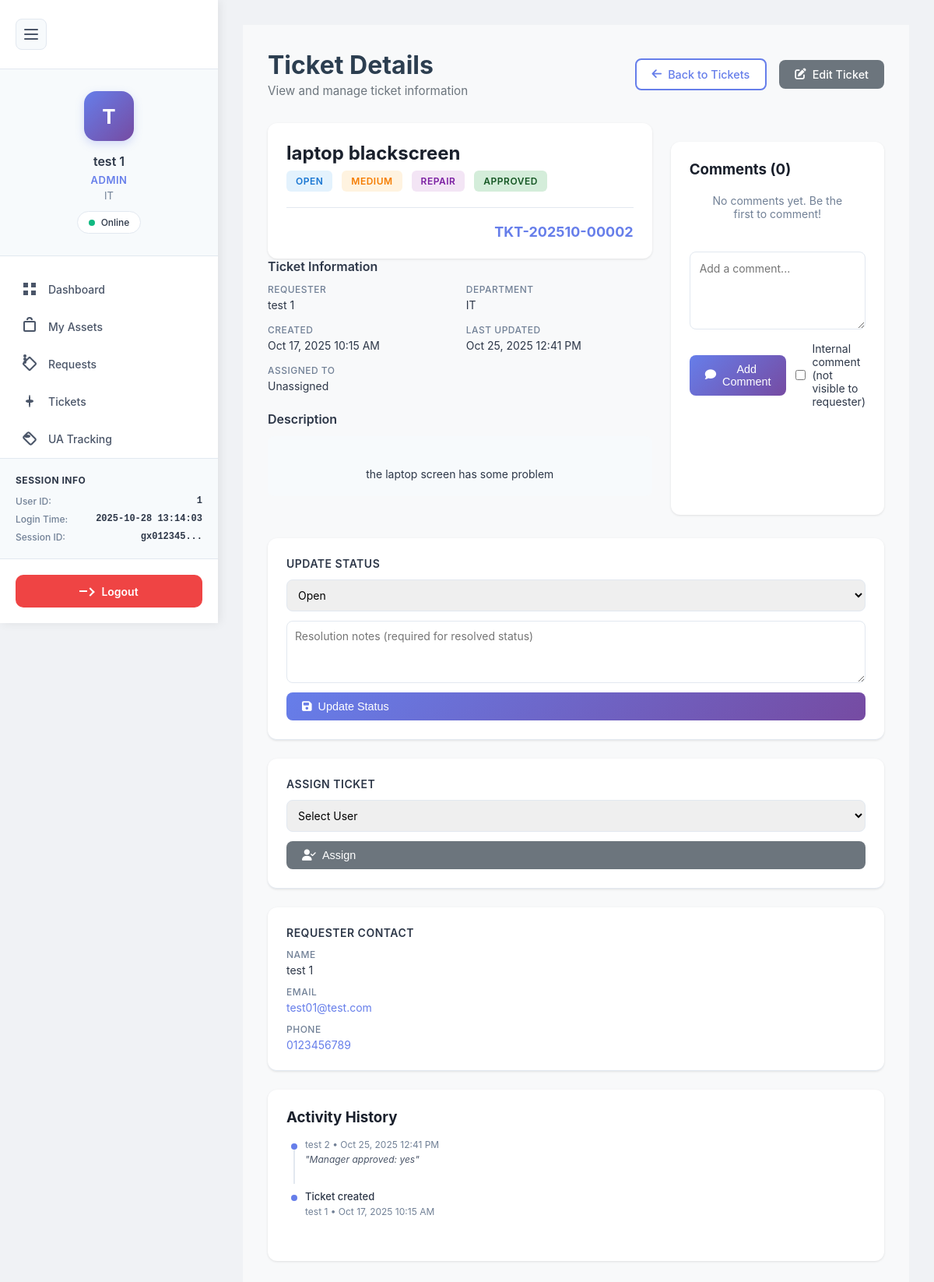
Screenshot of /public/ticketDetails.php?id=2 (signed in) with the database file from the repository.
### tables this page shows
CREATE TABLE `tickets` (
  `ticket_id` int(11) NOT NULL,
  `ticket_number` varchar(50) NOT NULL,
  `ticket_type` enum('repair','maintenance','request_item','request_replacement','inquiry','other') NOT NULL,
  `subject` varchar(255) NOT NULL,
  `description` text NOT NULL,
  `priority` enum('low','medium','high','urgent') DEFAULT 'medium',
  `status` enum('open','in_progress','pending','resolved','closed','cancelled') DEFAULT 'open',
  `approval_status` enum('pending','approved','rejected') DEFAULT 'pending',
  `approved_by` int(11) DEFAULT NULL,
  `approved_at` datetime DEFAULT NULL,
  `manager_notes` text DEFAULT NULL,
  `requester_id` int(11) NOT NULL,
  `requester_department` varchar(100) DEFAULT NULL,
  `asset_id` int(11) DEFAULT NULL,
  `assigned_to` int(11) DEFAULT NULL,
  `assigned_at` timestamp NULL DEFAULT NULL,
  `resolution` text DEFAULT NULL,
  `resolved_by` int(11) DEFAULT NULL,
  `resolved_at` timestamp NULL DEFAULT NULL,
  `closed_by` int(11) DEFAULT NULL,
  `closed_at` timestamp NULL DEFAULT NULL,
  `created_at` timestamp NOT NULL DEFAULT current_timestamp(),
  `updated_at` timestamp NOT NULL DEFAULT current_timestamp() ON UPDATE current_timestamp(),
  `due_date` timestamp NULL DEFAULT NULL
);

CREATE TABLE `users` (
  `user_id` int(11) NOT NULL,
  `first_name` varchar(100) DEFAULT NULL,
  `last_name` varchar(100) DEFAULT NULL,
  `email` varchar(255) NOT NULL,
  `username` varchar(100) NOT NULL,
  `password_hash` varchar(255) DEFAULT NULL,
  `temp_password` varchar(255) DEFAULT NULL,
  `phone` varchar(20) DEFAULT NULL,
  `department` varchar(100) DEFAULT NULL,
  `role` enum('admin','manager','employee') DEFAULT NULL,
  `employee_id` varchar(50) DEFAULT NULL,
  `is_active` tinyint(1) DEFAULT 1,
  `is_verified` tinyint(1) DEFAULT 0,
  `force_password_reset` tinyint(1) DEFAULT 0,
  `created_at` timestamp NOT NULL DEFAULT current_timestamp(),
  `updated_at` timestamp NOT NULL DEFAULT current_timestamp() ON UPDATE current_timestamp(),
  `last_login` timestamp NULL DEFAULT NULL,
  `verified_at` timestamp NULL DEFAULT NULL,
  `verified_by` int(11) DEFAULT NULL,
  `rejected_at` timestamp NULL DEFAULT NULL,
  `rejected_by` int(11) DEFAULT NULL,
  `rejection_reason` text DEFAULT NULL,
  `last_ip` varchar(45) DEFAULT NULL,
  `last_device_sn` varchar(255) DEFAULT NULL,
  `last_login_at` datetime DEFAULT NULL,
  `password_reset_token` varchar(64) DEFAULT NULL,
  `password_reset_expiry` datetime DEFAULT NULL,
  `must_change_password` tinyint(1) DEFAULT 0,
  `password_changed_at` datetime DEFAULT NULL,
  `created_by` int(11) DEFAULT NULL
);

CREATE TABLE `ticket_history` (
  `history_id` int(11) NOT NULL,
  `ticket_id` int(11) NOT NULL,
  `action_type` enum('created','status_changed','assigned','reassigned','priority_changed','commented','resolved','closed','reopened','updated') NOT NULL,
  `old_value` text DEFAULT NULL,
  `new_value` text DEFAULT NULL,
  `performed_by` int(11) NOT NULL,
  `notes` text DEFAULT NULL,
  `created_at` timestamp NOT NULL DEFAULT current_timestamp()
);

### public/ticketDetails.php (the view, shortened to what the rows shown need)
<?php
require_once '../auth/config/database.php';
$user_role = $_SESSION['role'] ?? 'employee';
$ticket_id = $_GET['id'] ?? 0;
$ticket_query = "
    SELECT
        t.*,
        CONCAT(requester.first_name, ' ', requester.last_name) as requester_name,
        requester.email as requester_email,
        requester.phone as requester_phone,
        CONCAT(assigned.first_name, ' ', assigned.last_name) as assigned_to_name,
        CONCAT(resolver.first_name, ' ', resolver.last_name) as resolved_by_name,
        a.asset_name,
        a.asset_code,
        a.category as asset_category,
        a.brand as asset_brand,
        a.model as asset_model
    FROM tickets t
    JOIN users requester ON t.requester_id = requester.user_id
    LEFT JOIN users assigned ON t.assigned_to = assigned.user_id
    LEFT JOIN users resolver ON t.resolved_by = resolver.user_id
    LEFT JOIN assets a ON t.asset_id = a.id
    WHERE t.ticket_id = ?
";
$stmt = $pdo->prepare($ticket_query);
$stmt->execute([$ticket_id]);
$ticket = $stmt->fetch(PDO::FETCH_ASSOC);
$history_query = "
    SELECT
        th.*,
        CONCAT(u.first_name, ' ', u.last_name) as performed_by_name
    FROM ticket_history th
    JOIN users u ON th.performed_by = u.user_id
    WHERE th.ticket_id = ?
    ORDER BY th.created_at DESC
";
$history_stmt = $pdo->prepare($history_query);
$history_stmt->execute([$ticket_id]);
$history = $history_stmt->fetchAll(PDO::FETCH_ASSOC);
?>
<!DOCTYPE html>
<html lang="en">
<head>
    <link rel="stylesheet" href="../auth/inc/navigation.css">
    <link rel="stylesheet" href="https://cdnjs.cloudflare.com/ajax/libs/font-awesome/6.4.0/css/all.min.css">
</head>
<body>
    <main class="main-content">
        <div class="dashboard-content">
            <header class="page-header">
                <div class="header-left">
                    <h1>Ticket Details</h1>
                </div>
            </header>
            <div class="ticket-detail-container">
                <div>
                    <div class="detail-card">
                        <div class="detail-header">
                            <div class="detail-title">
                                <h2><?php echo htmlspecialchars($ticket['subject']); ?></h2>
                                <div class="detail-meta">
                                    <span class="badge badge-status badge-<?php echo $ticket['status']; ?>">
                                        <?php echo ucfirst(str_replace('_', ' ', $ticket['status'])); ?>
                                    </span>
                                    <span class="badge badge-priority badge-<?php echo $ticket['priority']; ?>">
                                        <?php echo ucfirst($ticket['priority']); ?>
                                    </span>
                                    <span class="badge badge-type">
                                        <?php echo ucfirst(str_replace('_', ' ', $ticket['ticket_type'])); ?>
                                    </span>
                                    <?php if ($user_role !== 'employee'): ?>
                                        <span class="badge badge-<?php echo $ticket['approval_status']; ?>">
                                            <?php echo ucfirst($ticket['approval_status']); ?>
                                        </span>
                                    <?php endif; ?>
                                </div>
                            </div>
                        </div>
                        <div style="text-align: right;">
                            <strong style="font-size: 18px; color: #667eea;">
                                <?php echo htmlspecialchars($ticket['ticket_number']); ?>
                            </strong>
                        </div>
                    </div>
                    <div class="info-section">
                        <div class="info-grid">
                            <div class="info-item">
                                <span class="info-label">Department</span>
                                <span class="info-value"><?php echo htmlspecialchars($ticket['requester_department']); ?></span>
                            </div>
                            <div class="info-item">
                                <span class="info-label">Created</span>
                                <span class="info-value"><?php echo date('M d, Y h:i A', strtotime($ticket['created_at'])); ?></span>
                            </div>
                            <div class="info-item">
                                <span class="info-label">Last Updated</span>
                                <span class="info-value"><?php echo date('M d, Y h:i A', strtotime($ticket['updated_at'])); ?></span>
                            </div>
                        </div>
                    </div>
                    <div class="info-section">
                        <h3>Description</h3>
                        <div class="description-box">
                            <?php echo nl2br(htmlspecialchars($ticket['description'])); ?>
                        </div>
                    </div>
                </div>
            </div>
            <div>
                <?php if ($user_role !== 'employee'): ?>
                    <div class="detail-card sidebar-section">
                        <h3>Update Status</h3>
                        <form method="POST" action="" class="action-form">
                            <select name="status" required>
                                <option value="open" <?php echo $ticket['status'] === 'open' ? 'selected' : ''; ?>>Open</option>
                            </select>
                            <textarea name="resolution" placeholder="Resolution notes (required for resolved status)"></textarea>
                            <button type="submit" class="btn btn-primary" style="width: 100%;">
                                <i class="fas fa-save"></i> Update Status
                            </button>
                        </form>
                    </div>
                    <div class="detail-card sidebar-section">
                        <h3>Assign Ticket</h3>
                        <form method="POST" action="" class="action-form">
                            <select name="assigned_to" required>
                                <option value="">Select User</option>
                            </select>
                            <button type="submit" class="btn btn-secondary" style="width: 100%;">
                                <i class="fas fa-user-check"></i> Assign
                            </button>
                        </form>
                    </div>
                <?php endif; ?>
                <div class="detail-card sidebar-section">
                    <div style="display: flex; flex-direction: column; gap: 12px;">
                        <div class="info-item">
                            <span class="info-value">
                                <a href="mailto:<?php echo htmlspecialchars($ticket['requester_email']); ?>"
                                    style="color: #667eea; text-decoration: none;">
                                    <?php echo htmlspecialchars($ticket['requester_email']); ?>
                                </a>
                            </span>
                        </div>
                        <?php if ($ticket['requester_phone']): ?>
                            <div class="info-item">
                                <span class="info-label">Phone</span>
                                <span class="info-value">
                                    <a href="tel:<?php echo htmlspecialchars($ticket['requester_phone']); ?>"
                                        style="color: #667eea; text-decoration: none;">
                                        <?php echo htmlspecialchars($ticket['requester_phone']); ?>
                                    </a>
                                </span>
                            </div>
                        <?php endif; ?>
                    </div>
                </div>
                <div class="detail-card">
                    <?php if (empty($history)): ?>
                        <p style="color: #718096; font-size: 14px; text-align: center;">
                            No activity recorded yet.
                        </p>
                    <?php else: ?>
                        <div class="history-timeline">
                            <?php foreach ($history as $item): ?>
                                <div class="history-item">
                                    <div class="history-action">
                                        <?php
                                        $action_text = '';
                                        switch ($item['action_type']) {
                                            case 'created':
                                                $action_text = 'Ticket created';
                                                break;
                                            default:
                                                $action_text = ucfirst($item['action_type']);
                                        }
                                        echo $action_text;
                                        ?>
                                    </div>
                                    <div class="history-user">
                                        <?php echo htmlspecialchars($item['performed_by_name']); ?> •
                                        <?php echo date('M d, Y h:i A', strtotime($item['created_at'])); ?>
                                    </div>
                                    <?php if (!empty($item['notes'])): ?>
                                        <div style="font-size: 12px; color: #4a5568; margin-top: 4px; font-style: italic;">
                                            "<?php echo htmlspecialchars(substr($item['notes'], 0, 50)) . (strlen($item['notes']) > 50 ? '...' : ''); ?>"
                                        </div>
                                    <?php endif; ?>
                                </div>
                            <?php endforeach; ?>
                        </div>
                    <?php endif; ?>
                </div>
            </div>
        </div>
    </main>
</body>
</html>

### rows the page displays
tickets: subject "laptop blackscreen", status "OPEN", priority "MEDIUM", ticket_type "REPAIR", approval_status "APPROVED", ticket_number "TKT-202510-00002", requester_department "IT", created_at "Oct 17, 2025 10:15 AM", updated_at "Oct 25, 2025 12:41 PM", description "the laptop screen has some problem", status "Open", requester.email "test01@test.com", requester.phone "0123456789"
ticket_history: performed_by_name "test 2", created_at "Oct 25, 2025 12:41 PM", notes "Manager approved: yes"
ticket_history: action_type "Ticket created", performed_by_name "test 1", created_at "Oct 17, 2025 10:15 AM"

### other values shown
$user_initial "T"
$user_name "test 1"
$role "ADMIN"
$department "IT"
$_SESSION['user_id'] "1"
$login_time "2025-10-28 13:14:03"
substr(session_id(), 0, 8) "gx012345"
$ticket['requester_name'] "test 1"
count($comments) "0"
